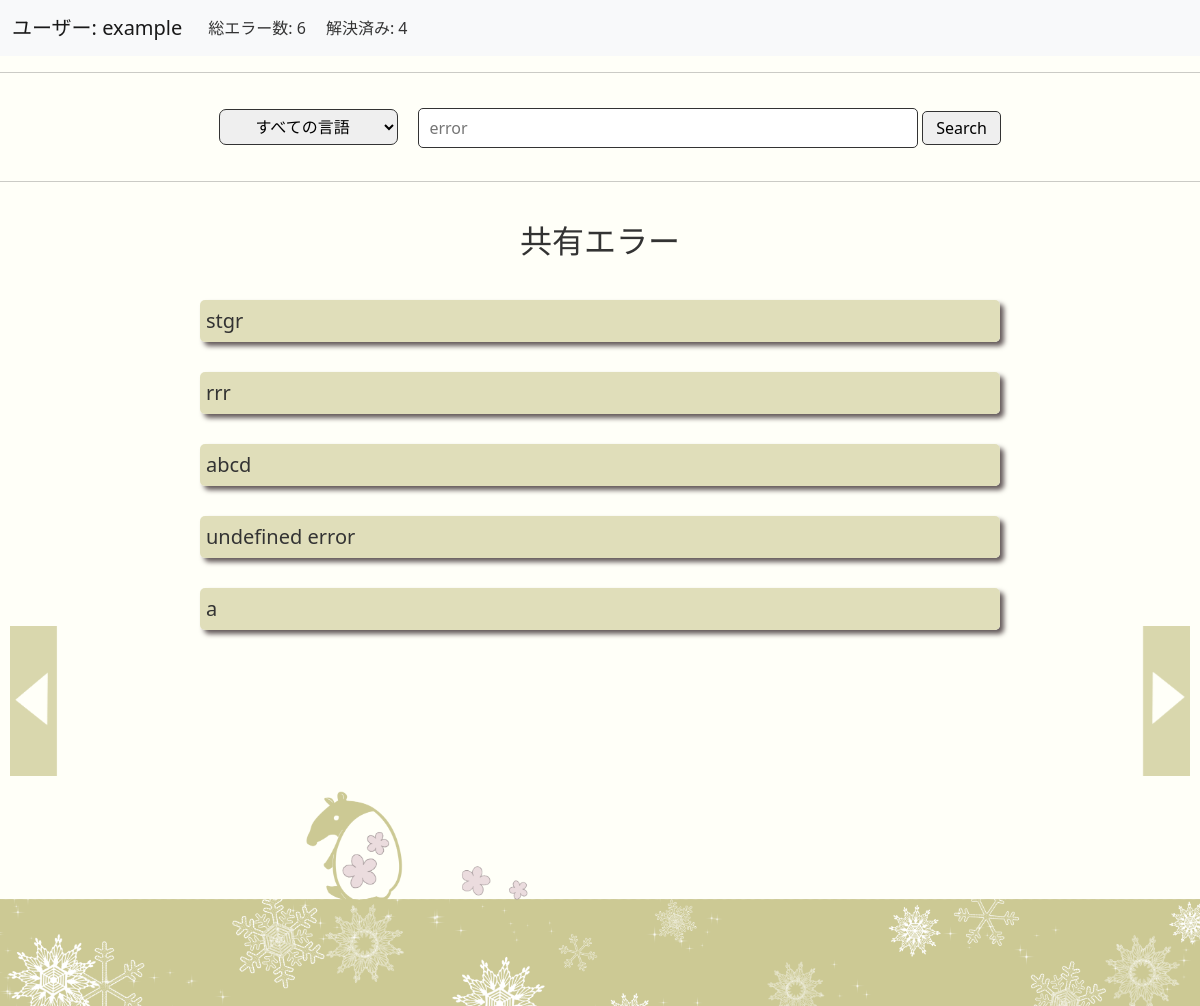
The app's page /timeline (signed in), older data.
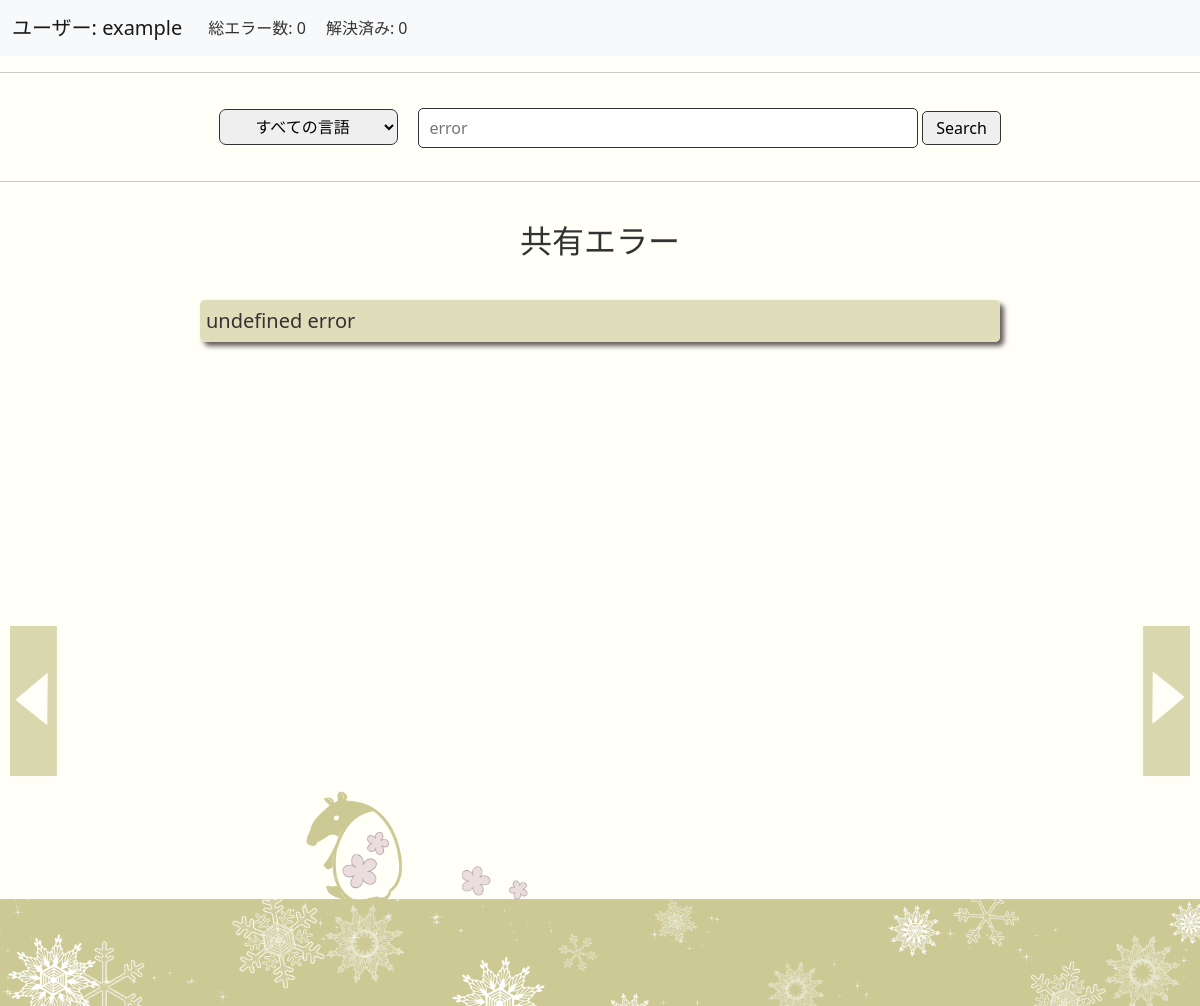
The same page, newer data.
### tables this page shows
CREATE TABLE 'errors' (error_id  INTEGER PRIMARY KEY, language TEXT, message TEXT, explain TEXT, solved TEXT, public TEXT NOT NULL, before_day TIMESTAMP DEFAULT(DATETIME('now','localtime')), after_day TIMESTAMP DEFAULT(DATETIME('now','localtime')), 'username'  TEXT NOT NULL  );

### app.py (the view)
@app.route("/timeline", methods=["GET", "POST"])
@login_required
def timeline():
    errors_sum = db.execute("SELECT COUNT(error_id) FROM errors WHERE username=?", session["user_id"])
    errors_sum = errors_sum[0]['COUNT(error_id)']
    solved_sum = db.execute("SELECT COUNT(error_id) FROM errors WHERE username=? AND public LIKE '解決'", session["user_id"])
    solved_sum = solved_sum[0]['COUNT(error_id)']
    if request.method == "POST":
        language = request.form.get("language")
        search = request.form.get("search")
        if language and search:
            if language == "すべての言語":
                solved_errors = db.execute("SELECT * FROM errors WHERE public LIKE '解決' AND message LIKE ?",('%'+search+'%',))
            else:
                solved_errors = db.execute("SELECT * FROM errors WHERE public LIKE '解決' AND language=? AND message LIKE ?", language, ('%'+search+'%',))
        elif not language and search:
            solved_errors = db.execute("SELECT * FROM errors WHERE public LIKE '解決' AND language=? AND message LIKE ?",('%'+search+'%',))
        else:
            if language == "すべての言語":
                solved_errors = db.execute("SELECT * FROM errors WHERE public LIKE '解決'")
            else:
                solved_errors = db.execute("SELECT * FROM errors WHERE public LIKE '解決' AND language=?", language)
        return render_template("timeline.html", solved_errors=solved_errors, languages=LANGUAGES
                               , errors_sum=errors_sum, solved_sum=solved_sum, username=session["user_id"])
    else:
        solved_errors = db.execute("SELECT * FROM errors WHERE public LIKE '解決' ORDER BY after_day DESC")
        return render_template("timeline.html", solved_errors=solved_errors, languages=LANGUAGES
                               , errors_sum=errors_sum, solved_sum=solved_sum, username=session["user_id"])

### helpers.py (called while the page is built)
def login_required(f):
    @wraps(f)
    def decorated_function(*args, **kwargs):
        if session.get("user_id") is None:
            return redirect("/login")
        return f(*args, **kwargs)
    return decorated_function

### templates/timeline.html (shortened to what this page needs)
{% extends "base.html" %}
{% block body %}
    <nav class="navbar navbar-expand-lg navbar-light bg-light">
        <div class="container-fluid">
            <div class="navbar-brand">ユーザー: {{ username }}</div>
            <div class="collapse navbar-collapse" id="navbarNavDropdown">
                <ul class="navbar-nav">
                    <li class="nav-item profile">総エラー数: {{ errors_sum }} </li>
                    <li class="nav-item profile">解決済み: {{ solved_sum }} </li>
                </ul>
            </div>
        </div>
    </nav>
    <hr>
    <form action="/timeline" method="POST">
        <div class="back_black wrap2">
            <select name="language" class="select_box">
                    <option selected>すべての言語</option>
            </select>
            <div>
                <input class="search_box" type="search" placeholder="  error" aria-label="Search" name="search">
                <button class="search_button" type="submit">Search</button>
            </div>
    </div>
    </form>
    <hr>
<div class="contents fadeUp">
    <h2>共有エラー</h2>
    {% for solved_error in solved_errors %}
    <details>
        <summary class="error_timeline font_size">{{ solved_error.message }}</summary>
    </details>
    {% endfor %}
</div>
<a href="/solved"><img src="./static/images/side_right_timeline.png" alt="icon" class = "level_move_right buttom_up" title="解決エラー"></a>
<a href="/unsolved"><img src="./static/images/side_left_timeline.png" alt="icon" class = "level_move_left buttom_up" title="未解決エラー"></a>
<footer><img src="./static/images/timeline_footer.png" alt="footer" class = "footer2"></footer>
{% endblock %}

### templates/base.html (shortened to what this page needs)
<!DOCTYPE html>
<html lang="ja">
<head>
  <link rel="stylesheet" href="https://unpkg.com/ress/dist/ress.min.css">
  <link href="https://cdn.jsdelivr.net/npm/bootstrap@5.0.2/dist/css/bootstrap.min.css" rel="stylesheet">
  <link rel="stylesheet" href="{{ url_for('static', filename='css/styles.css') }}">
</head>
<body>
  {% block body %}{% endblock %}
</body>
</html>

### static/css/styles.css (style rules this page uses)
body { background-color: #fffff8; color: #333333; }
h2 { text-align:center; margin:40px; }
.level_move_right { height:150px; position:fixed; right:10px; bottom:230px; }
.level_move_left { height:150px; position:fixed; left:10px; bottom:230px; }
.profile { margin-right: 10px; margin-left: 10px; }
.back_black { padding:10px; }
.wrap2 { display: flex; flex-wrap: wrap; justify-content: center; }
.select_box { border: solid 1px #333; padding:5px; margin: 10px 20px; border-radius: 7px; text-align: center; }
.search_box { width:500px; height:40px; background-color:#fff; border-radius:5px; border:solid 1px #333; }
.search_button { margin-top :12px; padding: 4px 13px; border-radius:5px; border: solid 1px #333; }
.contents { min-height: 500px; }
details { width: 800px; box-shadow: 4px 4px 5px rgb(100,90,90); margin: 30px auto; border-radius: 5px; }
details > summary { padding: 6px; width: auto; height: auto; justify-content: center; font-size: 20px; border-radius: 5px; border: none; cursor: pointer; list-style: none; white-space: pre-wrap; }
.error_timeline { background-color:rgb(224, 222, 186); color: #333; }
a { margin:auto; color: #333; text-decoration: none; }
.footer2 { width: 100%; object-fit: cover; top:auto; bottom: 0; }
.fadeUp { animation-name:fadeUpAnime; animation-duration:0.5s; animation-fill-mode:forwards; opacity:0; }

Row changes from the older to the newer data that the page shows:
removed errors: message "stgr"
removed errors: message "rrr"
removed errors: message "abcd"
removed errors: message "a"
Text that changed along with them:
{{ errors_sum }}: "6" → "0"
{{ solved_sum }}: "4" → "0"
